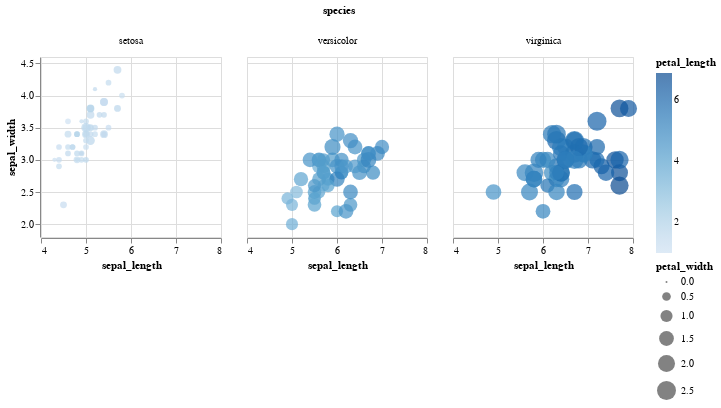

This figure's notebook cell:
### Markdown cell above
## Encode more dimensions (but be careful)

Appart from location based information encoding (x, y, facet) we can use symbol size and color to add a 4th and/ or 5th dimension to our plot. The Iris dataset has 4 features + the 3 species categories. We can try to add the other information to the plot.

### Code cell
alt.Chart(df).mark_circle().encode(
    alt.X('sepal_length', scale=alt.Scale(zero=False)),
    alt.Y('sepal_width', scale=alt.Scale(zero=False, padding=1)),
    color='petal_length',
    size='petal_width'
).properties(
    width=180, height=180
).facet(
    column='species'
)

### Figure 1 — Vega-Lite specification as saved in the notebook (floating-point values rounded to 4 significant figures; data arrays with more than 128 entries replaced by an {"elided": "..."} marker saying what was removed)
{"$schema": "https://vega.github.io/schema/vega-lite/v3.4.0.json", "config": {"mark": {"tooltip": null}, "view": {"height": 300, "width": 400}}, "data": {"name": "data-a4bd480ea976f54878a155ce12ba18ce"}, "datasets": {"data-a4bd480ea976f54878a155ce12ba18ce": {"elided": "150 records"}}, "facet": {"column": {"field": "species", "type": "nominal"}}, "spec": {"encoding": {"color": {"field": "petal_length", "type": "quantitative"}, "size": {"field": "petal_width", "type": "quantitative"}, "x": {"field": "sepal_length", "scale": {"zero": false}, "type": "quantitative"}, "y": {"field": "sepal_width", "scale": {"padding": 1, "zero": false}, "type": "quantitative"}}, "height": 180, "mark": "circle", "width": 180}}
